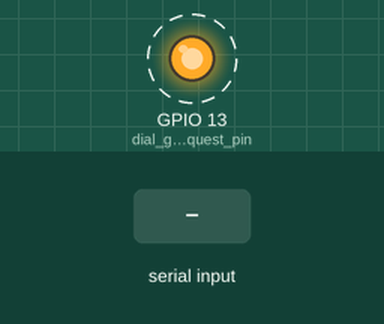
The sketch below on a simulated ESP32. On the bench: output pins drawn as LEDs (lit = HIGH). Dashed ring = blinking. The test bench sets the inputs (shaded band). What the sketch prints to the serial monitor is not drawn.

Above: at 1.41 s.
1.8 s: "1" received over the second serial link
Timing chart, 0 to 10.8 s (numbered marks = the images above; inputs shaded):
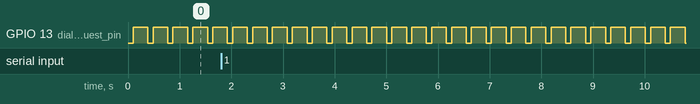

Measured:
- by itself, GPIO 13 (dial_gauge_request_pin): alternates HIGH for 0.29 s and LOW for 0.10 s

The sketch:

messuhr.ino
```cpp
#define dial_gauge_request_pin 13

void setup() {
  // put your setup code here, to run once:
  Serial.begin(9600);
  Serial2.begin(4800,SERIAL_7E2 ,16,17);
  pinMode(dial_gauge_request_pin, OUTPUT);
  digitalWrite(dial_gauge_request_pin,HIGH);

}

void loop() {
  // put your main code here, to run repeatedly:

  // pin xy high and wait for signal

digitalWrite(dial_gauge_request_pin,LOW);
delay(100);
digitalWrite(dial_gauge_request_pin,HIGH);
delay(35);

  if (Serial2.available()){

    while(Serial2.available()){

      Serial.print(char(Serial2.read()));

    }
    Serial.println("");
  }
delay(250);
}
```
